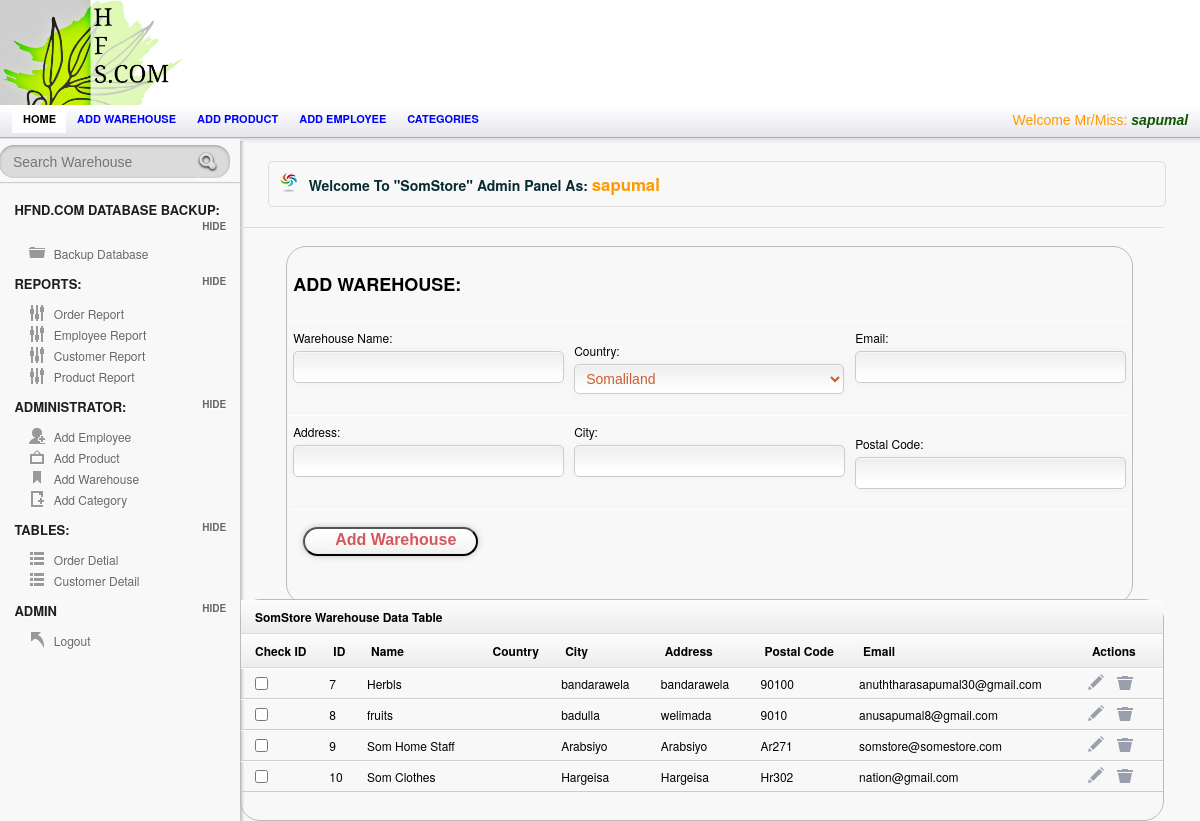
/Admin/add_warehouse.php (signed in), run on an earlier commit of the app's database.
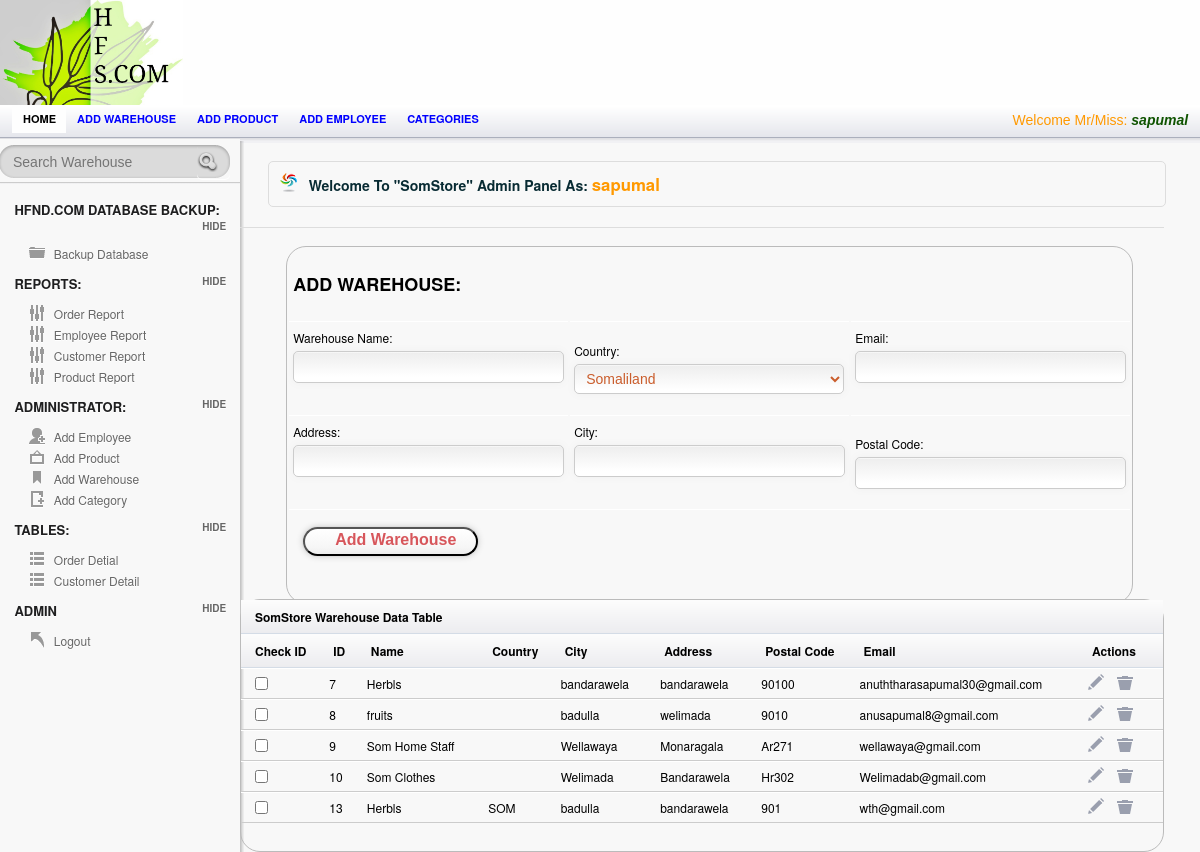
And on a later commit of the database.
### tables this page shows
CREATE TABLE `warehouse` (
  `Warehouse_ID` int(255) NOT NULL AUTO_INCREMENT,
  `Country` varchar(25) NOT NULL,
  `City` varchar(25) NOT NULL,
  `Address` varchar(55) NOT NULL,
  `PostalCode` varchar(55) NOT NULL,
  `Email` varchar(35) NOT NULL,
  `Warehouse` varchar(55) NOT NULL,
  PRIMARY KEY (`Warehouse_ID`),
  UNIQUE KEY `Email` (`Email`),
  UNIQUE KEY `PostalCode` (`PostalCode`)
);

### Admin/add_warehouse.php (the view, shortened to what the changed rows need)
<?php
include("../config.php");
 ?>
<!doctype html>
<html lang="en">
<head>
	<link rel="stylesheet" href="css/layout.css" type="text/css" media="screen" />
</head>
<body>
<div id="container">
	<div id="content-wrap">
	<section id="main" class="column">
	<div id="form_wrapper" class="form_wrapper"  >
		 <table>
					<form class="register active" id="myForm" action="insertWarehouse.php"  method="POST" enctype="multipart/form-data" name="addwarehouse" onsubmit="return validateForm()">
					<th colspan="3"><h2>ADD WAREHOUSE:</h2> </th>
</form>
					</table>
	</div>
<?php
$result = mysqli_query($mysqli,"SELECT * FROM warehouse");
?>
      <div id="tab1" class="tab_content">
  <table class="tablesorter" cellspacing="0">
		<thead>  <th Colspan="9">  SomStore Warehouse Data Table </th></thead>
		<thead>
		<thead>
   		    <th>Check ID</th>
    	      <th>ID</th>
              <th> Name</th>
    		<th>Country</th>
		    <th>City</th>
    		<th> Address</th>
			 <th>Postal Code</th>
    		<th> Email</th>
    		<th>Actions</th>
		</thead>
		<tbody>
<?php while($row = mysqli_fetch_array($result))
  {?>
    <tr>
    <td><input type="checkbox"></td>
    <td><?Php echo $row['Warehouse_ID']; ?></td>
    <td><?php echo $row['Warehouse']; ?></td>
   <td><?php echo $row['Country']; ?></td>
	<td><?php echo $row['City']; ?></td>
	<td><?php echo $row['Address']; ?></td>
	<td><?php echo $row['PostalCode']; ?></td>
	<td><?php echo $row['Email']; ?></td>
    <td> <a href="wareViewUpdate.php?update=<?php echo $row['Warehouse_ID']; ?>"  onClick="edit(this);" title="empEdit" >  <input type="image" src="images/icn_edit.png" title="Edit"> </a>
     <a href="DeleteWarehouse.php?delete=<?php echo $row['Warehouse_ID']; ?>" onClick="del(this);" title="Delete" ><input type="image" src="images/icn_trash.png" title="Trash">  </a></td>
    </tr>
  <?php }mysqli_close($mysqli);?>
      </tbody>
</table>
 </div>
	</section>
          </div>
   </div>
</body>
</html>

What changed in the data, as far as the page shows it:
changed warehouse "Som Home Staff": City "Arabsiyo" → "Wellawaya"; Address "Arabsiyo" → "Monaragala"; Email "somstore@somestore.com" → "wellawaya@gmail.com"
changed warehouse "Som Clothes": City "Hargeisa" → "Welimada"; Address "Hargeisa" → "Bandarawela"; Email "nation@gmail.com" → "Welimadab@gmail.com"
added warehouse: Warehouse_ID "13", Warehouse "Herbls", Country "SOM", City "badulla", Address "bandarawela", PostalCode "901", Email "wth@gmail.com"
